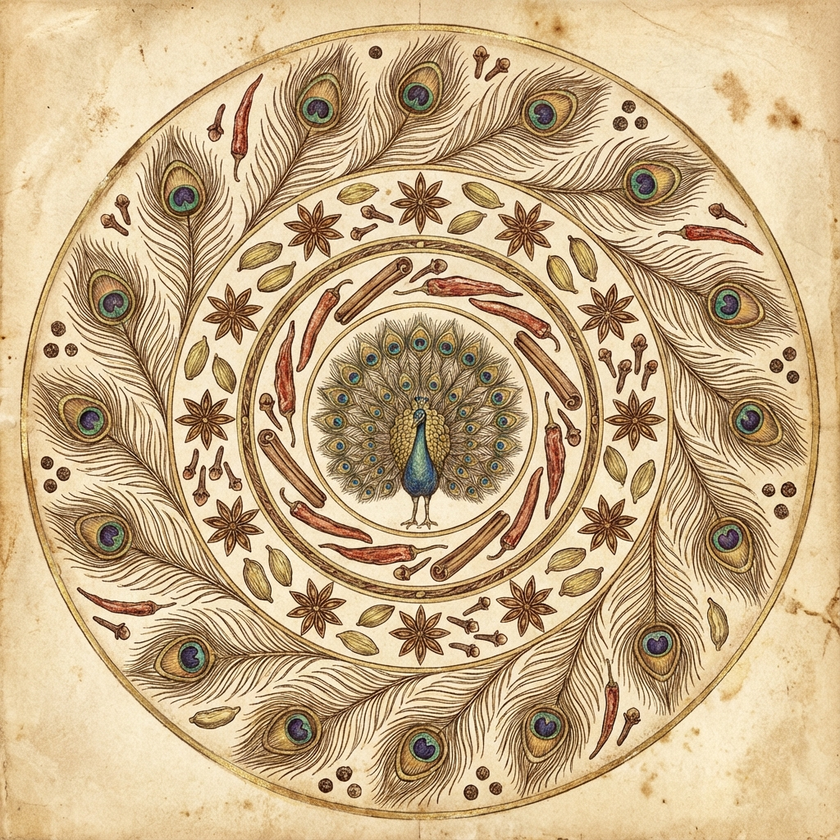
#> input picture mandala.png, 840 x 840 px, shrunk from 1024 x 1024 before the run
$ python remove_bg.py
#> lines starting #> are read from the running program, lines starting #| are printed output that depends on the picture
from PIL import Image, ImageDraw
import sys

def remove_background(input_path, output_path, tolerance=30):
#> called with input_path = 'mandala.png', output_path = 'logo.webp', tolerance = 60
    try:
        img = Image.open(input_path).convert("RGBA")
        width, height = img.size
#> width = 840; height = 840

        # Get background color from top-left corner
        bg_color = img.getpixel((0, 0))
#> bg_color = (209, 176, 117, 255)
        print(f"Detected background color: {bg_color}")
#| Detected background color: (209, 176, 117, 255)

        # Create a mask initialized to 0 (all transparent)
        # We will flood fill the "background" with 1s
        # seed points: 4 corners
        seeds = [(0, 0), (width-1, 0), (0, height-1), (width-1, height-1)]
#> seeds = [(0, 0), (839, 0), (0, 839), (839, 839)]

        # Using ImageDraw.floodfill is not directly available for selection in older PIL,
        # but we can do a simple queue-based flood fill manually or use a threshold method.
        # Since I want to be robust, let's use a simple distance check for all pixels
        # IF the background is uniform. The user said "box shape", implying uniform box.

        datas = img.getdata()
        new_data = []

        # Simple Euclidean distance for color similarity
        def is_similar(c1, c2, tol):
            return sum(abs(v1 - v2) for v1, v2 in zip(c1[:3], c2[:3])) < tol

        # Check if corners are similar (to ensure uniform bg)
        # If not, we might be destroying the image.
        # But let's assume valid request.

        for item in datas:
            if is_similar(item, bg_color, tolerance):
                new_data.append((255, 255, 255, 0)) # Fully transparent
            else:
                new_data.append(item)
#> this loop made 705600 passes
#> item on passes 1 to 3: (209, 176, 117, 255), (224, 188, 132, 255), (226, 188, 134, 255)
#> after the loop, new_data = 705600 items

        img.putdata(new_data)
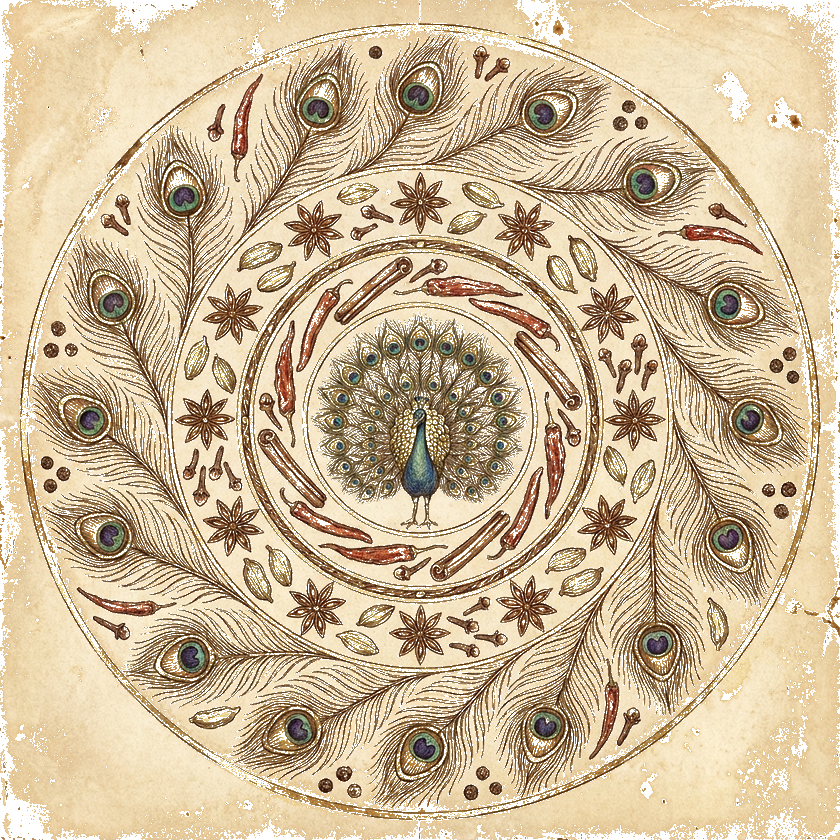
#> img: PIL image 840x840 RGBA; mean R, G, B, A 207, 185.9, 154.1, 218.9; transparent parts drawn white
        img.save(output_path, "WEBP")
        print(f"Saved transparent image to {output_path}")

    except Exception as e:
        print(f"Error: {e}")

if __name__ == "__main__":
    remove_background("mandala.png", "logo.webp", tolerance=60)
